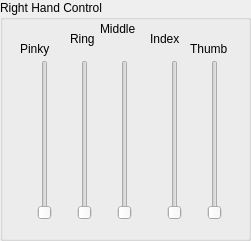
  <widget class="QGroupBox" name="groupBox_6">
   <property name="geometry">
    <rect>
     <x>660</x>
     <y>460</y>
     <width>251</width>
     <height>241</height>
    </rect>
   </property>
   <property name="title">
    <string>Right Hand Control</string>
   </property>
   <widget class="QSlider" name="RHP">
    <property name="geometry">
     <rect>
      <x>30</x>
      <y>60</y>
      <width>29</width>
      <height>160</height>
     </rect>
    </property>
    <property name="orientation">
     <enum>Qt::Vertical</enum>
    </property>
   </widget>
   <widget class="QSlider" name="RHR">
    <property name="geometry">
     <rect>
      <x>70</x>
      <y>60</y>
      <width>29</width>
      <height>160</height>
     </rect>
    </property>
    <property name="orientation">
     <enum>Qt::Vertical</enum>
    </property>
   </widget>
   <widget class="QSlider" name="RHM">
    <property name="geometry">
     <rect>
      <x>110</x>
      <y>60</y>
      <width>29</width>
      <height>160</height>
     </rect>
    </property>
    <property name="orientation">
     <enum>Qt::Vertical</enum>
    </property>
   </widget>
   <widget class="QSlider" name="RHI">
    <property name="geometry">
     <rect>
      <x>160</x>
      <y>60</y>
      <width>29</width>
      <height>160</height>
     </rect>
    </property>
    <property name="orientation">
     <enum>Qt::Vertical</enum>
    </property>
   </widget>
   <widget class="QSlider" name="RHT">
    <property name="geometry">
     <rect>
      <x>200</x>
      <y>60</y>
      <width>29</width>
      <height>160</height>
     </rect>
    </property>
    <property name="orientation">
     <enum>Qt::Vertical</enum>
    </property>
   </widget>
   <widget class="QLabel" name="label_30">
    <property name="geometry">
     <rect>
      <x>190</x>
      <y>40</y>
      <width>51</width>
      <height>17</height>
     </rect>
    </property>
    <property name="text">
     <string>Thumb</string>
    </property>
   </widget>
   <widget class="QLabel" name="label_31">
    <property name="geometry">
     <rect>
      <x>150</x>
      <y>30</y>
      <width>41</width>
      <height>17</height>
     </rect>
    </property>
    <property name="text">
     <string>Index</string>
    </property>
   </widget>
   <widget class="QLabel" name="label_32">
    <property name="geometry">
     <rect>
      <x>100</x>
      <y>20</y>
      <width>51</width>
      <height>17</height>
     </rect>
    </property>
    <property name="text">
     <string>Middle</string>
    </property>
   </widget>
   <widget class="QLabel" name="label_34">
    <property name="geometry">
     <rect>
      <x>70</x>
      <y>30</y>
      <width>31</width>
      <height>17</height>
     </rect>
    </property>
    <property name="text">
     <string>Ring</string>
    </property>
   </widget>
   <widget class="QLabel" name="label_35">
    <property name="geometry">
     <rect>
      <x>20</x>
      <y>40</y>
      <width>41</width>
      <height>17</height>
     </rect>
    </property>
    <property name="text">
     <string>Pinky</string>
    </property>
   </widget>
  </widget>
